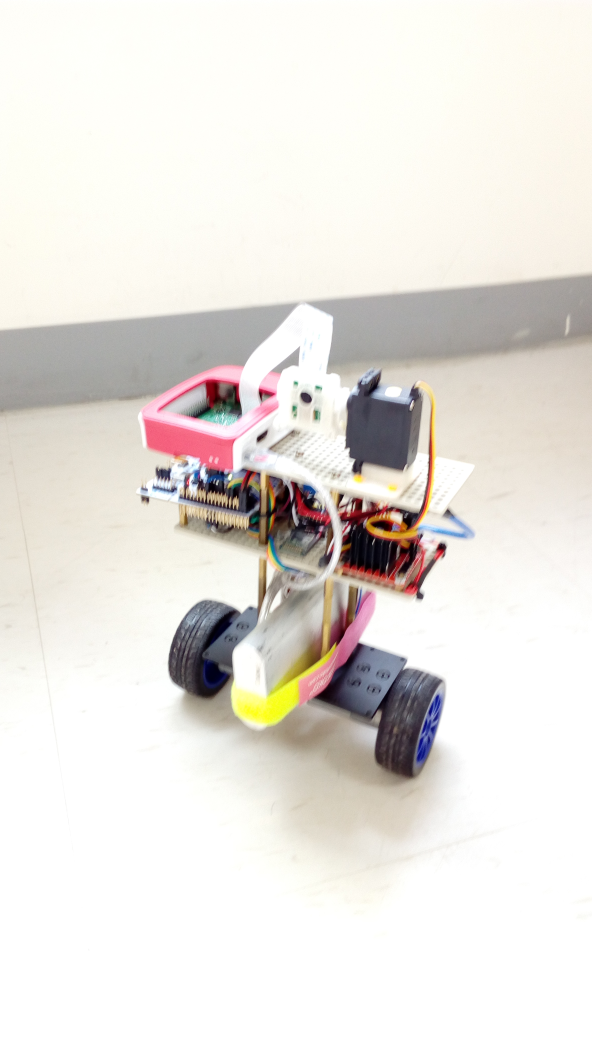
#> input picture images/IMAG0418.jpg, 2368 x 4160 px, given in place of the camera (shown at 1/4 size)
$ python objectDetectCoord.py   (older library calls are emulated)
#> lines starting #> are read from the running program, lines starting #| are printed output that depends on the picture; after the words box and inside, x2 and y2 are one past the last pixel; in counts of white or black regions, pixels touching at a corner belong together
'''
Object detection and tracking with OpenCV
    ==> Turning a LED on detection and
    ==> Printing object position Coordinates

    Based on original tracking object code developed by Adrian Rosebrock
    Visit original post: https://www.pyimagesearch.com/2016/05/09/opencv-rpi-gpio-and-gpio-zero-on-the-raspberry-pi/

Developed by Marcelo Rovai - MJRoBot.org @ 9Feb2018
'''

# import the necessary packages
from __future__ import print_function
from imutils.video import VideoStream
import imutils
import time
import cv2
import os

# This system command loads the right drivers for the Raspberry Pi camera
os.system('sudo modprobe bcm2835-v4l2')

# print object coordinates
def mapObjectPosition (x, y):
    print ("[INFO] Object Center coordenates at X0 = {0} and Y0 =  {1}".format(x, y))

# initialize the video stream and allow the camera sensor to warmup
print("[INFO] waiting for camera to warmup...")
vs = VideoStream(usePiCamera=True,framerate=15).start()
time.sleep(2.0)

# define the lower and upper boundaries of the object
# to be tracked in the HSV color space
colorLower = (24, 100, 100)
colorUpper = (44, 255, 255)


# loop over the frames from the video stream
while True:
	# grab the next frame from the video stream, Invert 180o, resize the
	# frame, and convert it to the HSV color space
	frame = vs.read()
#> frame is the input picture: shape (4160, 2368, 3); mean B, G, R 222, 227, 231.1
	frame = imutils.resize(frame, width=500)
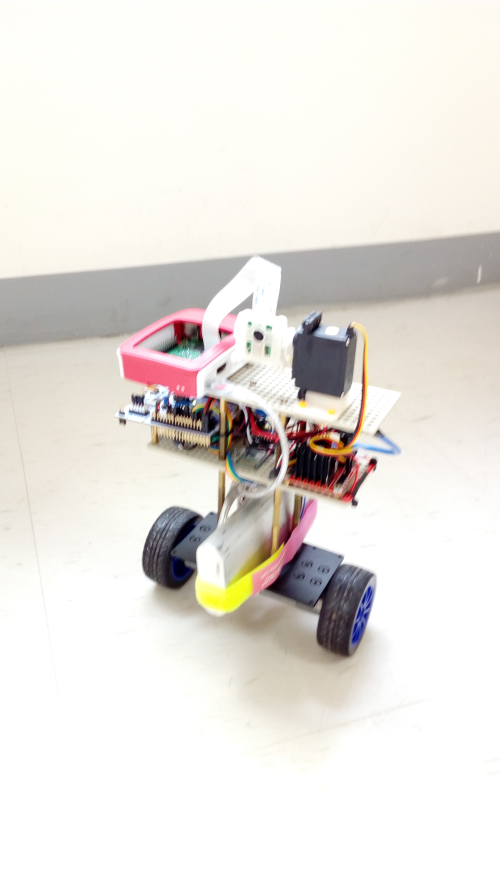
#> frame: shape (878, 500, 3); mean B, G, R 222, 227, 231.1
	frame = imutils.rotate(frame, angle=180)
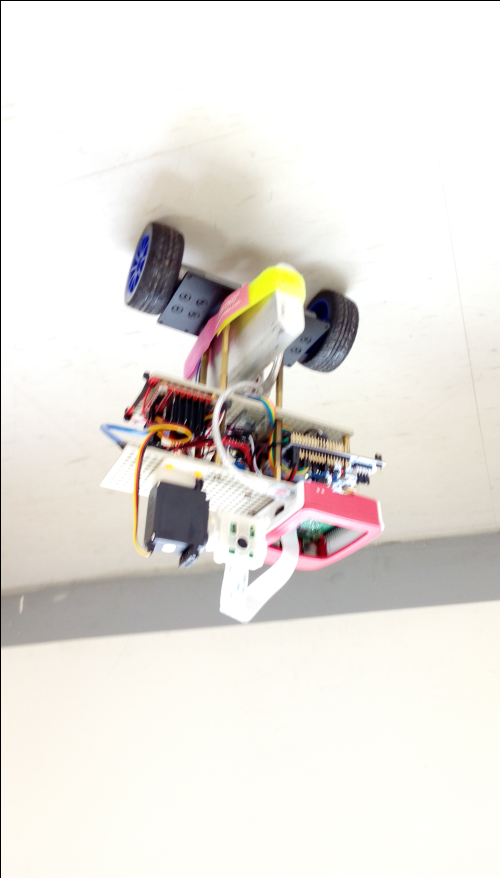
#> frame: shape (878, 500, 3); mean B, G, R 221.3, 226.3, 230.3
	hsv = cv2.cvtColor(frame, cv2.COLOR_BGR2HSV)
#> hsv: shape (878, 500, 3); mean H, S, V 26.4, 15.9, 231.2

	# construct a mask for the object color, then perform
	# a series of dilations and erosions to remove any small
	# blobs left in the mask
	mask = cv2.inRange(hsv, colorLower, colorUpper)
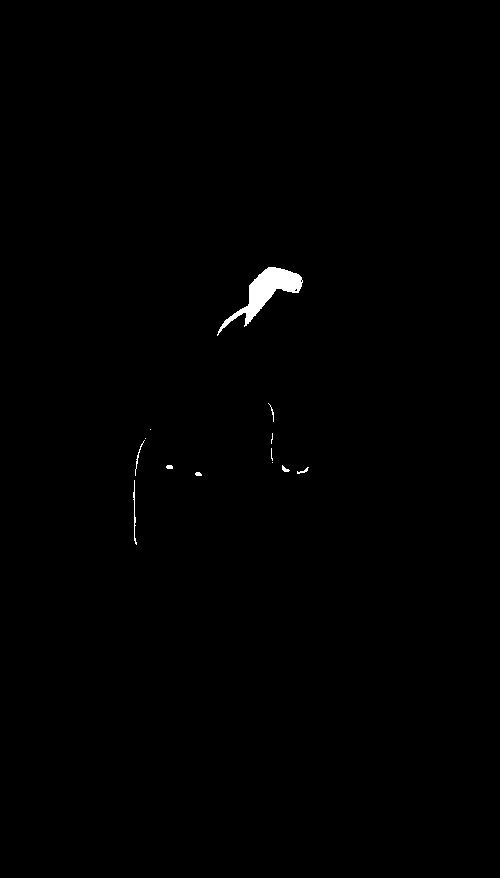
#> mask: shape (878, 500); 0.44% white; 13 white regions (5 under 20 px), largest, box (x1, y1, x2, y2) and area: (217, 267, 303, 336) 1654, (133, 480, 137, 545) 84, (135, 440, 145, 476) 47
	mask = cv2.erode(mask, None, iterations=2)
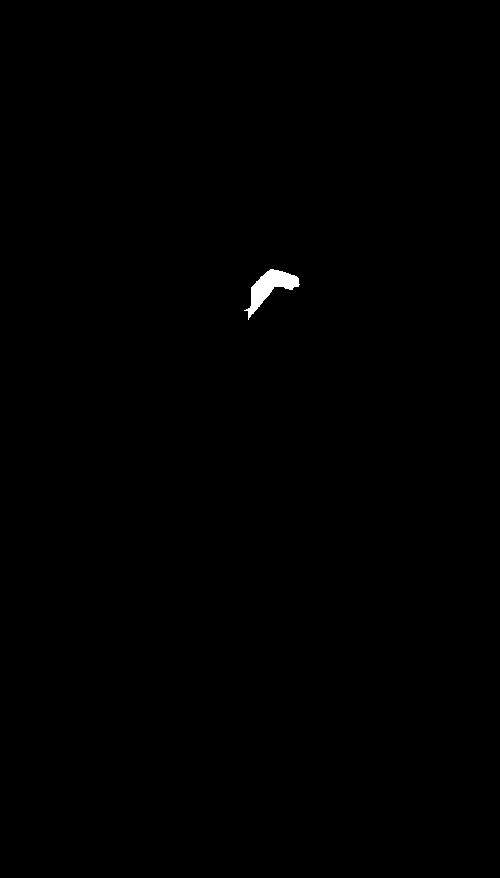
#> mask: shape (878, 500); 0.23% white; 1 white region, box (x1, y1, x2, y2) and area: (244, 269, 300, 320) 1017
	mask = cv2.dilate(mask, None, iterations=2)
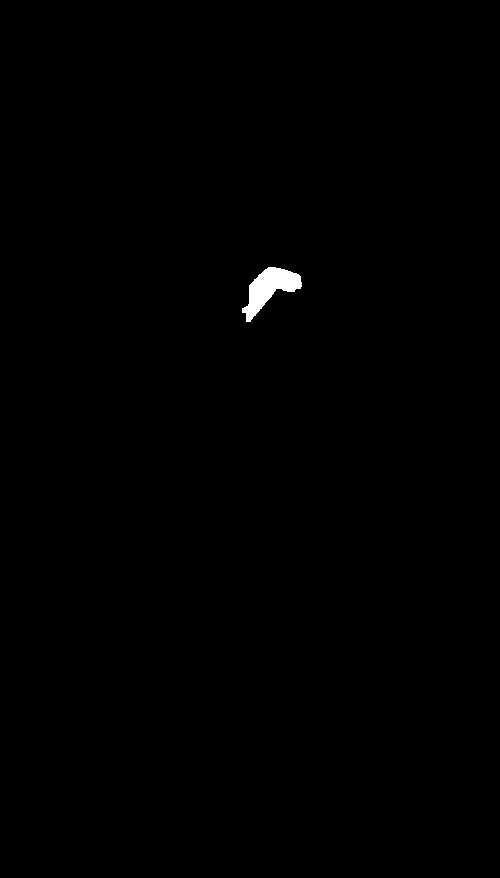
#> mask: shape (878, 500); 0.34% white; 1 white region

	# find contours in the mask and initialize the current
	# (x, y) center of the object
	cnts = cv2.findContours(mask.copy(), cv2.RETR_EXTERNAL,
		cv2.CHAIN_APPROX_SIMPLE)
#> cnts = 1 contour; box (x1, y1, x2, y2) and area: (242, 267, 302, 322) 1386
	cnts = cnts[0] if imutils.is_cv2() else cnts[1]
	center = None

	# only proceed if at least one contour was found
	if len(cnts) > 0:
		# find the largest contour in the mask, then use
		# it to compute the minimum enclosing circle and
		# centroid
		c = max(cnts, key=cv2.contourArea)
#> c = contour of 73 points, box (x1, y1, x2, y2) (242, 267, 302, 322), area 1386
		((x, y), radius) = cv2.minEnclosingCircle(c)
#> x = 273; y = 298.5; radius = 35.15
		M = cv2.moments(c)
#> M = moments, m00 1386.5, centre m10/m00, m01/m00 = (269.2, 287.8)
		center = (int(M["m10"] / M["m00"]), int(M["m01"] / M["m00"]))
#> center = (269, 287)

		# only proceed if the radius meets a minimum size
		if radius > 10:
			# draw the circle and centroid on the frame,
			# then update the list of tracked points
			cv2.circle(frame, (int(x), int(y)), int(radius),
				(0, 255, 255), 2)
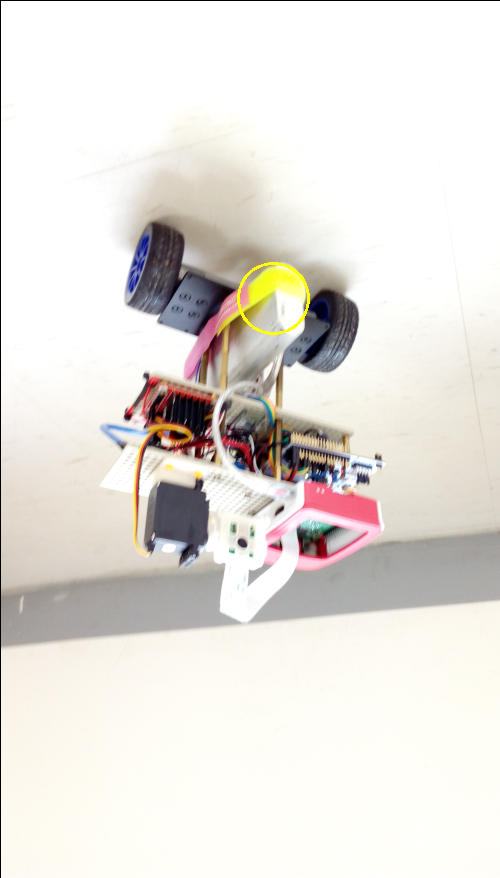
#> frame: shape (878, 500, 3); 0.15% of pixels changed, all inside (x1, y1, x2, y2) = (237, 262, 310, 335)
			cv2.circle(frame, center, 5, (0, 0, 255), -1)
#> frame: shape (878, 500, 3); 0.02% of pixels changed, all inside (x1, y1, x2, y2) = (264, 282, 275, 293)

			# position Servo at center of circle
			mapObjectPosition(int(x), int(y))


	# show the frame to our screen
	cv2.imshow("Frame", frame)

	# if [ESC] key is pressed, stop the loop
	key = cv2.waitKey(1) & 0xFF
#> (key Esc is pressed here)
	if key == 27:
            break

# do a bit of cleanup
print("\n [INFO] Exiting Program and cleanup stuff \n")
cv2.destroyAllWindows()
vs.stop()

$ run again, on images/IMAG0419.jpg
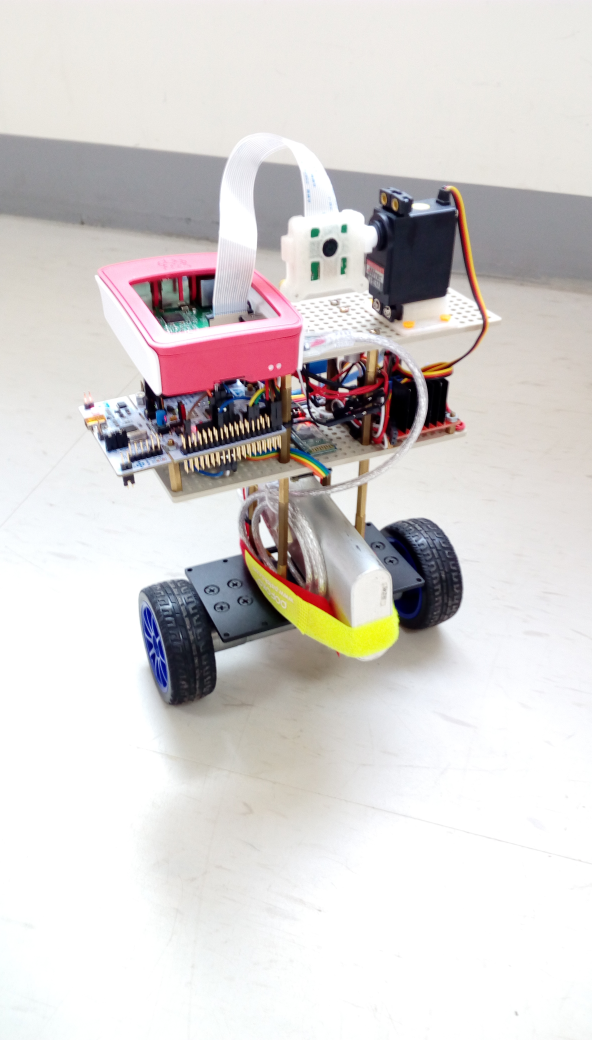
#> input picture images/IMAG0419.jpg, 2368 x 4160 px, given in place of the camera (shown at 1/4 size)
#> frame is the input picture: shape (4160, 2368, 3); mean B, G, R 207.8, 209, 213.5
#> hsv: shape (878, 500, 3); mean H, S, V 50.2, 20.4, 215.5
#> `mask = cv2.dilate(mask, None, iterations=2)`:
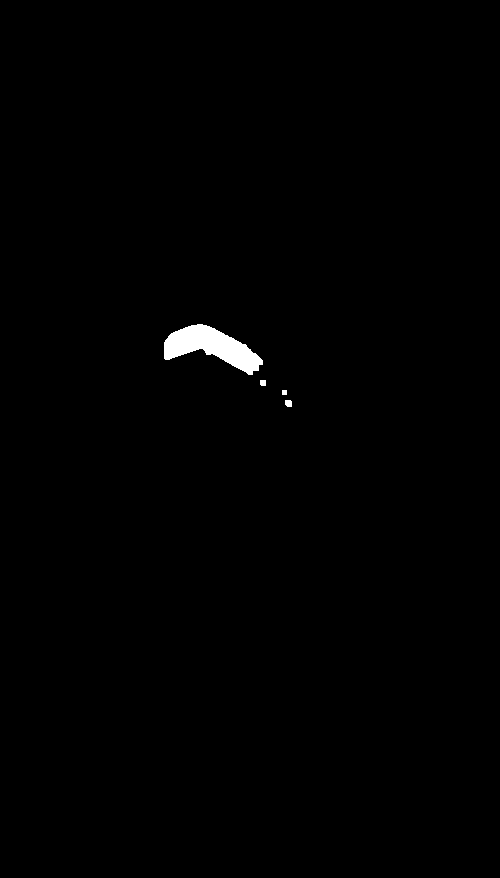
#> mask: shape (878, 500); 0.59% white; 4 white regions
#> cnts = 4 contours, 1 with area under 20; largest, box (x1, y1, x2, y2) and area: (164, 324, 263, 375) 2357, (285, 400, 292, 407) 34, (260, 380, 266, 386) 24
#> c = contour of 133 points, box (x1, y1, x2, y2) (164, 324, 263, 375), area 2357
#> x = 213; y = 353; radius = 50.22
#> M = moments, m00 2357, centre m10/m00, m01/m00 = (211.3, 346.5)
#> center = (211, 346)
#> `cv2.circle(frame, (int(x), int(y)), int(radius), (0, 255, 255), 2)`:
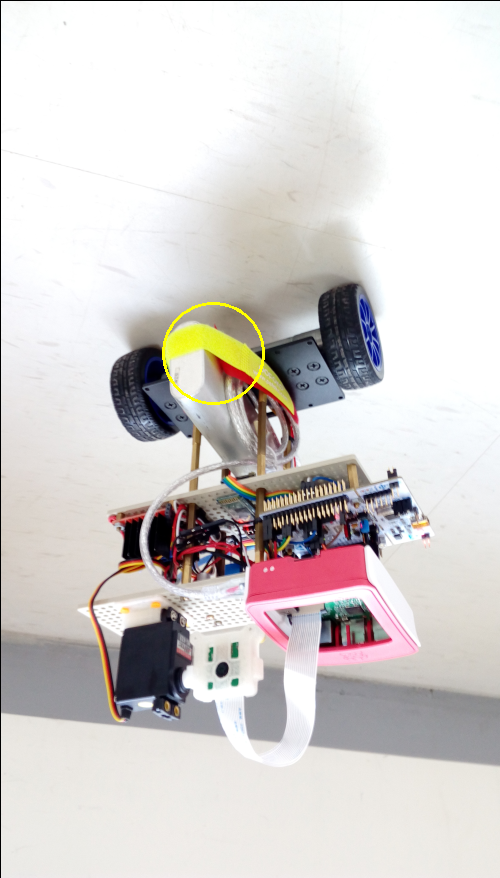
#> frame: shape (878, 500, 3); mean B, G, R 206.8, 208.5, 213
